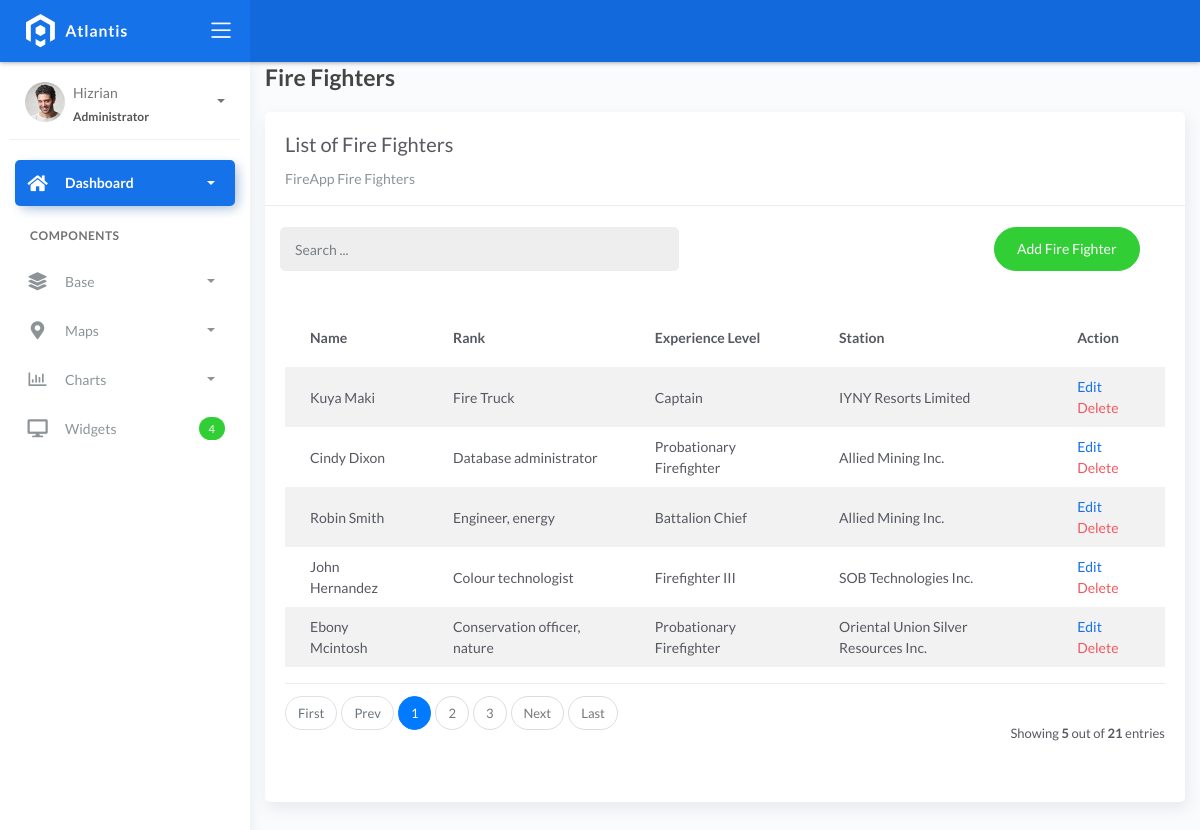
/firefighterlist, run on an earlier commit of the app's database.
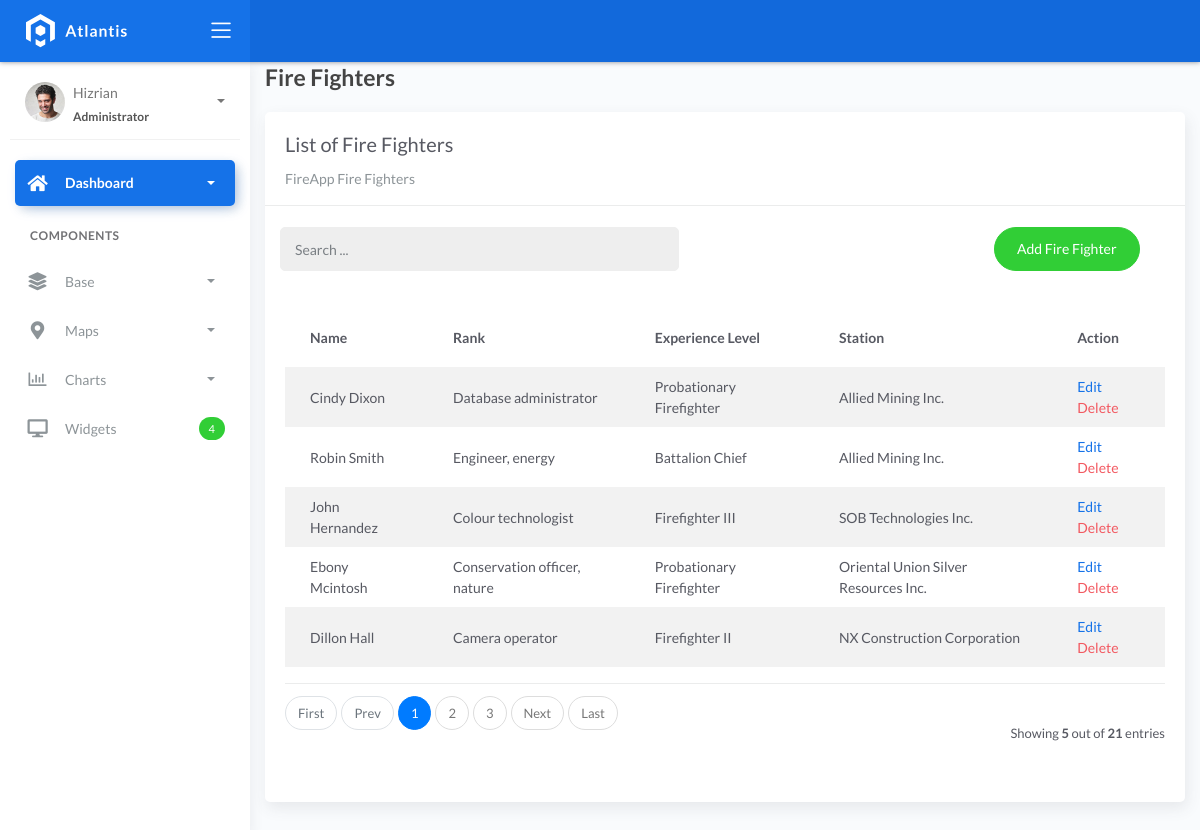
And on a later commit of the database.
### fire/models.py (models this page shows, shortened)
class BaseModel(models.Model):
    created_at = models.DateTimeField(auto_now_add=True, db_index=True)
    updated_at = models.DateTimeField(auto_now=True)
    class Meta:
        abstract = True

class Firefighters(BaseModel):
    XP_CHOICES = (
        ('Probationary Firefighter', 'Probationary Firefighter'),
        ('Firefighter I', 'Firefighter I'),
        ('Firefighter II', 'Firefighter II'),
        ('Firefighter III', 'Firefighter III'),
        ('Driver', 'Driver'),
        ('Captain', 'Captain'),
        ('Battalion Chief', 'Battalion Chief'),
    )
    name = models.CharField(max_length=150)
    rank = models.CharField(max_length=45, choices=XP_CHOICES)
    experience_level = models.CharField(max_length=45)
    station = models.ForeignKey(FireStation, on_delete=models.CASCADE)

class FireStation(BaseModel):
    name = models.CharField(max_length=150)
    latitude = models.DecimalField(
        max_digits=22, decimal_places=16, null=True, blank=True)
    longitude = models.DecimalField(
        max_digits=22, decimal_places=16, null=True, blank=True)
    address = models.CharField(max_length=150)
    city = models.CharField(max_length=150)
    country = models.CharField(max_length=150)
    def __str__(self):
        return self.name

### fire/views.py (the view)
# urls.py: path('firefighterlist', FireFighterList.as_view(), name='firefighter-list'),
class FireFighterList(ListView):
    model = Firefighters
    context_object_name = 'firefighters'
    template_name = "firefighterslist.html"
    paginate_by = 5
    def get_queryset(self, *args, **kwargs):
        qs = super(FireFighterList, self).get_queryset(*args, **kwargs)
        if self.request.GET.get("q") != None:
            query = self.request.GET.get('q')
            qs = qs.filter(Q(name__icontains=query) |
            Q(rank__icontains=query) | Q(experience_level__icontains=query) | Q(station__icontains=query))
        return qs

### templates/firefighterslist.html (shortened to what this page needs)
{% extends 'base.html' %} {% load static %} {% block content %}
<div class="content">
    <div class="container-fluid">
        <h4 class="page-title">Fire Fighters</h4>
        <div class="row">
            <div class="col-md-12">
                <div class="card">
                    <div class="card-header">
                        <div class="card-title">List of Fire Fighters</div>
                        <div class="card-category">FireApp Fire Fighters</div>
                    </div>
                    <br>
                        <div class="col-md-12 row">
                            <div class="col-md-6">
                                <form action="" class="navbar-left navbar-form nav-search mr-md-3" action="{% url 'firefighter-list' %}">
                                    <div class="input-group">
                                        <input type="text" placeholder="Search ..." class="form-control" name="q">
                                        <div class="input-group-append">
                                        <span class="input-group-text">
                                        </span>
                                        </div>
                                    </div>
                                </form>
                            </div>
                            <div class="col-md-6">
                                <div class="pull-right">
                                    <a href="{% url 'firefighter-add' %}" class="btn btn-success btn-rounded">Add Fire Fighter</a>
                                </div>
                            </div>
                        </div>
                    <div class="card-body">
                        <table class="table table-striped mt-3">
                            <thead>
                                <tr>
                                    <th scope="col">Name</th>
                                    <th scope="col">Rank</th>
                                    <th scope="col">Experience Level</th>
                                    <th scope="col">Station</th>
                                    <th scope="col">Action</th>
                                </tr>
                            </thead>
                            <tbody>
                                {% for object in object_list %}
                                <tr>
                                    <td>{{ object.name }}</td>
                                    <td>{{ object.rank }}</td>
                                    <td>{{ object.experience_level }}</td>
                                    <td>{{ object.station }}</td>
                                    <td>
                                        <a href="firefighterlist/{{ object.id }}">Edit</a>
                                        <a href="firefighterlist/{{ object.id }}/delete" class="text-danger">Delete</a>
                                    </td>
                                </tr>
                                {% empty %}
                                <tr>
                                    <td colspan="4" style="text-align: center">
                                    <p class="text-sm font-weight-bold mb-0">No Records Found</p>
                                    </td>
                                </tr>
                                {% endfor %}
                            </tbody>
                        </table>
                        {% include 'includes/pagination.html' %}
                    </div>
                </div>
            </div>
        </div>
    </div>
</div>
{% endblock %}

What changed in the data, as far as the page shows it:
removed Firefighters: name "Kuya Maki", rank "Fire Truck", experience_level "Captain", station "IYNY Resorts Limited"
now on this page (row unchanged): Firefighters: name "Dillon Hall", rank "Camera operator", experience_level "Firefighter II", station "NX Construction Corporation"
